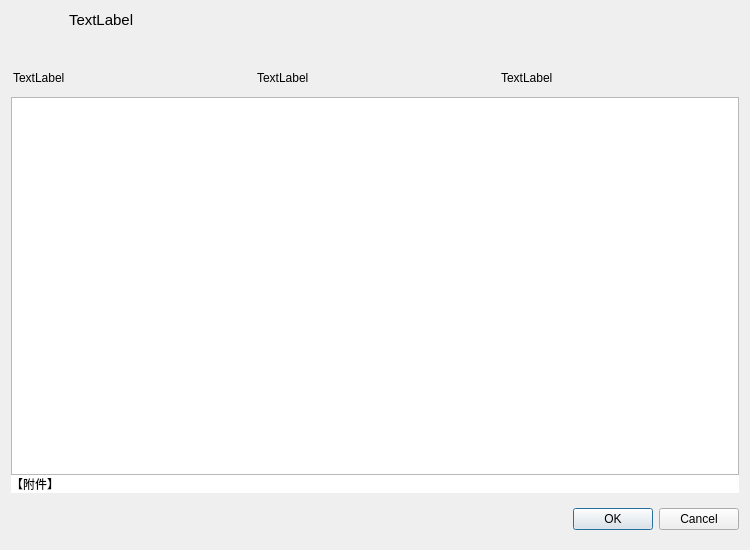
<?xml version="1.0" encoding="UTF-8"?>
<ui version="4.0">
 <class>Dialog</class>
 <widget class="QDialog" name="Dialog">
  <property name="geometry">
   <rect>
    <x>0</x>
    <y>0</y>
    <width>750</width>
    <height>550</height>
   </rect>
  </property>
  <property name="maximumSize">
   <size>
    <width>750</width>
    <height>550</height>
   </size>
  </property>
  <property name="windowTitle">
   <string>Dialog</string>
  </property>
  <property name="windowIcon">
   <iconset resource="../res.qrc">
    <normaloff>:/mainicon/res/wp.ico</normaloff>:/mainicon/res/wp.ico</iconset>
  </property>
  <layout class="QVBoxLayout" name="verticalLayout">
   <item>
    <layout class="QHBoxLayout" name="horizontalLayout_2">
     <property name="spacing">
      <number>10</number>
     </property>
     <property name="rightMargin">
      <number>5</number>
     </property>
     <item>
      <widget class="QLabel" name="lbl_project_avastar">
       <property name="minimumSize">
        <size>
         <width>48</width>
         <height>48</height>
        </size>
       </property>
       <property name="maximumSize">
        <size>
         <width>48</width>
         <height>48</height>
        </size>
       </property>
       <property name="styleSheet">
        <string notr="true">background-image: url(:/bg/res/projectavatar.png);</string>
       </property>
       <property name="text">
        <string/>
       </property>
      </widget>
     </item>
     <item>
      <widget class="QLabel" name="lbl_title">
       <property name="minimumSize">
        <size>
         <width>0</width>
         <height>48</height>
        </size>
       </property>
       <property name="font">
        <font>
         <pointsize>11</pointsize>
        </font>
       </property>
       <property name="text">
        <string>TextLabel</string>
       </property>
       <property name="alignment">
        <set>Qt::AlignLeading|Qt::AlignLeft|Qt::AlignTop</set>
       </property>
       <property name="wordWrap">
        <bool>true</bool>
       </property>
       <property name="margin">
        <number>0</number>
       </property>
      </widget>
     </item>
    </layout>
   </item>
   <item>
    <layout class="QHBoxLayout" name="horizontalLayout">
     <property name="leftMargin">
      <number>2</number>
     </property>
     <property name="topMargin">
      <number>6</number>
     </property>
     <property name="bottomMargin">
      <number>6</number>
     </property>
     <item>
      <widget class="QLabel" name="lbl_detail1">
       <property name="text">
        <string>TextLabel</string>
       </property>
      </widget>
     </item>
     <item>
      <widget class="QLabel" name="lbl_detail2">
       <property name="text">
        <string>TextLabel</string>
       </property>
      </widget>
     </item>
     <item>
      <widget class="QLabel" name="lbl_detail3">
       <property name="text">
        <string>TextLabel</string>
       </property>
      </widget>
     </item>
    </layout>
   </item>
   <item>
    <layout class="QVBoxLayout" name="desc_layout">
     <property name="spacing">
      <number>0</number>
     </property>
     <item>
      <widget class="QTextEdit" name="txt_desc"/>
     </item>
     <item>
      <widget class="QLabel" name="lbl_att_title">
       <property name="autoFillBackground">
        <bool>false</bool>
       </property>
       <property name="styleSheet">
        <string notr="true">background-color: rgb(255, 255, 255);</string>
       </property>
       <property name="text">
        <string>【附件】</string>
       </property>
      </widget>
     </item>
    </layout>
   </item>
   <item>
    <widget class="QDialogButtonBox" name="buttonBox">
     <property name="minimumSize">
      <size>
       <width>0</width>
       <height>40</height>
      </size>
     </property>
     <property name="maximumSize">
      <size>
       <width>16777215</width>
       <height>40</height>
      </size>
     </property>
     <property name="orientation">
      <enum>Qt::Horizontal</enum>
     </property>
     <property name="standardButtons">
      <set>QDialogButtonBox::Cancel|QDialogButtonBox::Ok</set>
     </property>
    </widget>
   </item>
  </layout>
 </widget>
 <resources>
  <include location="../res.qrc"/>
 </resources>
 <connections>
  <connection>
   <sender>buttonBox</sender>
   <signal>accepted()</signal>
   <receiver>Dialog</receiver>
   <slot>accept()</slot>
   <hints>
    <hint type="sourcelabel">
     <x>248</x>
     <y>254</y>
    </hint>
    <hint type="destinationlabel">
     <x>157</x>
     <y>274</y>
    </hint>
   </hints>
  </connection>
  <connection>
   <sender>buttonBox</sender>
   <signal>rejected()</signal>
   <receiver>Dialog</receiver>
   <slot>reject()</slot>
   <hints>
    <hint type="sourcelabel">
     <x>316</x>
     <y>260</y>
    </hint>
    <hint type="destinationlabel">
     <x>286</x>
     <y>274</y>
    </hint>
   </hints>
  </connection>
 </connections>
</ui>
